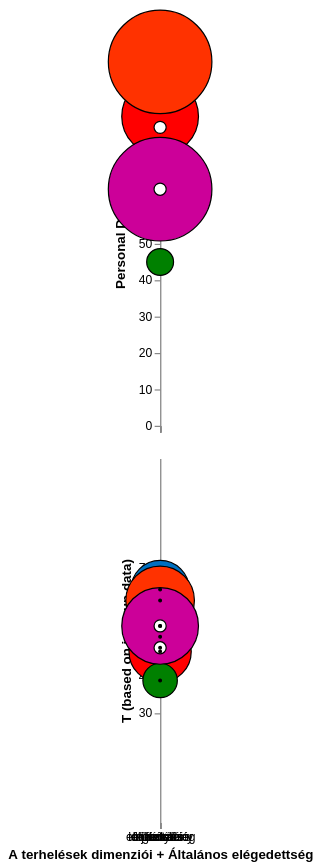

Vega-Lite specification stored for this chart:
### Vega-Lite specification from a JSON file in a GitHub repository (floating-point values rounded to 4 significant figures)
{"$schema": "https://vega.github.io/schema/vega-lite/v5.json", "datasets": {"data-1": [{"x": "mentális", "y": 100, "size": 1690, "color": "rgb(0, 112, 192)"}, {"x": "fizikai", "y": 85, "size": 4000, "color": "rgb(255, 0, 0)"}, {"x": "időkényszer", "y": 70, "size": 490, "color": "rgb(255, 255, 255)"}, {"x": "teljesítmény", "y": 45, "size": 490, "color": "rgb(0, 128, 0)"}, {"x": "erőfeszítés", "y": 100, "size": 7290, "color": "rgb(255, 50, 0)"}, {"x": "frusztráció", "y": 65, "size": 7290, "color": "rgb(204, 0, 153)"}, {"x": "totál", "y": 82, "size": 100, "color": "rgb(255, 255, 255)"}, {"x": "elégedettség", "y": 65, "size": 100, "color": "rgb(255, 255, 255)"}], "data-2": [{"x": "mentális", "y": 64, "size": 2306, "color": "rgb(0, 112, 192)", "ci0": 30, "ci1": 70, "ci2": 40, "ci3": 60, "ci4": 0, "ci5": 100, "50": 50}, {"x": "fizikai", "y": 47, "size": 2634, "color": "rgb(255, 0, 0)", "ci0": 30, "ci1": 70, "ci2": 40, "ci3": 60, "ci4": 0, "ci5": 100, "50": 50}, {"x": "időkényszer", "y": 51, "size": 2056, "color": "rgb(255, 255, 255)", "ci0": 30, "ci1": 70, "ci2": 40, "ci3": 60, "ci4": 0, "ci5": 100, "50": 50}, {"x": "teljesítmény", "y": 39, "size": 807, "color": "rgb(0, 128, 0)", "ci0": 30, "ci1": 70, "ci2": 40, "ci3": 60, "ci4": 0, "ci5": 100, "50": 50}, {"x": "erőfeszítés", "y": 61, "size": 3198, "color": "rgb(255, 50, 0)", "ci0": 30, "ci1": 70, "ci2": 40, "ci3": 60, "ci4": 0, "ci5": 100, "50": 50}, {"x": "frusztráció", "y": 54, "size": 3999, "color": "rgb(204, 0, 153)", "ci0": 30, "ci1": 70, "ci2": 40, "ci3": 60, "ci4": 0, "ci5": 100, "50": 50}, {"x": "totál", "y": 54, "size": 100, "color": "rgb(255, 255, 255)", "ci0": 30, "ci1": 70, "ci2": 40, "ci3": 60, "ci4": 0, "ci5": 100, "50": 50}, {"x": "elégedettség", "y": 48, "size": 100, "color": "rgb(255, 255, 255)", "ci0": 30, "ci1": 70, "ci2": 40, "ci3": 60, "ci4": 0, "ci5": 100, "50": 50}]}, "vconcat": [{"width": "container", "data": {"name": "data-1"}, "mark": {"type": "circle", "opacity": 1.0, "stroke": "black", "strokeWidth": 1}, "config": {"legend": {"disable": "true"}}, "encoding": {"x": {"field": "x", "type": "nominal", "sort": null, "axis": {"labelAngle": 0, "labels": false}, "title": null}, "y": {"field": "y", "type": "quantitative", "scale": {"domain": [0, 100]}, "title": "Personal Data"}, "size": {"field": "size", "type": "quantitative", "scale": null}, "color": {"field": "color", "type": "nominal", "legend": null, "scale": null}}}, {"width": "container", "data": {"name": "data-2"}, "layer": [{"mark": {"type": "errorband", "color": "yellow", "opacity": 0.5}, "encoding": {"y": {"field": "ci1", "type": "quantitative", "title": false, "scale": {"domain": [0, 100]}}, "y2": {"field": "ci0", "type": "quantitative", "scale": {"domain": [0, 100]}}}}, {"mark": {"type": "errorband", "color": "white", "opacity": 0.5}, "encoding": {"y": {"field": "ci3", "type": "quantitative", "title": false, "scale": {"domain": [0, 100]}}, "y2": {"field": "ci2", "type": "quantitative", "scale": {"domain": [0, 100]}}}}, {"mark": "rule", "encoding": {"y": {"field": "50", "aggregate": "mean"}, "size": {"value": 1}}}, {"mark": {"type": "circle", "opacity": 1.0, "stroke": "black", "strokeWidth": 1}, "config": {"legend": {"disable": "true"}}, "encoding": {"x": {"field": "x", "type": "nominal", "sort": null, "axis": {"labelAngle": 0}, "title": "A terhelések dimenziói + Általános elégedettség"}, "y": {"field": "y", "type": "quantitative", "scale": {"domain": [0, 100]}, "title": "T (based on ingroup data)", "axis": {"values": [30, 40, 50, 60, 70]}}, "size": {"field": "size", "type": "quantitative", "scale": null}, "color": {"field": "color", "type": "nominal", "legend": null, "scale": null}}}, {"width": "container", "data": {"name": "data-2"}, "mark": {"type": "circle", "opacity": 1.0, "stroke": "black", "strokeWidth": 1, "size": 5, "color": "black"}, "config": {"legend": {"disable": "true"}}, "encoding": {"x": {"field": "x", "type": "nominal", "sort": null, "axis": {"labelAngle": 0}, "title": "A terhelések dimenziói + Általános elégedettség"}, "y": {"field": "y", "type": "quantitative", "scale": {"domain": [0, 100]}, "title": "T (based on ingroup data)"}}}]}]}
